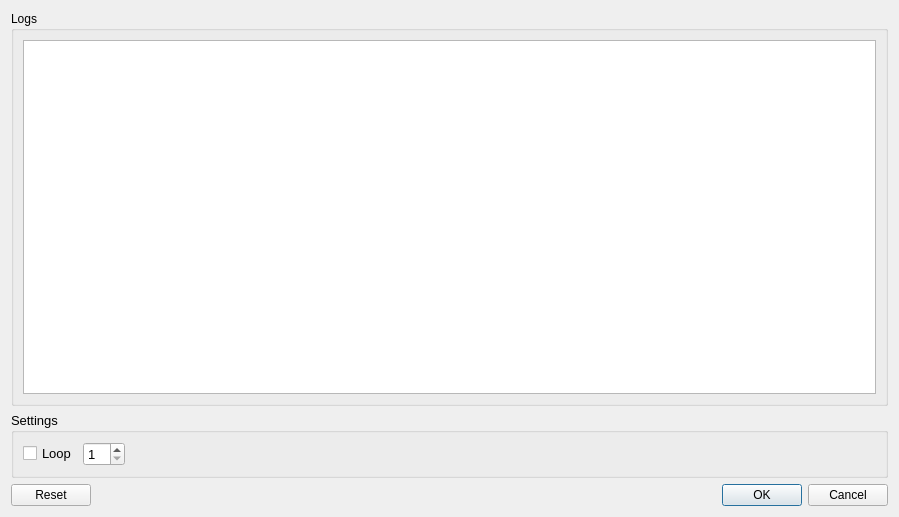
<?xml version="1.0" encoding="UTF-8"?>
<ui version="4.0">
 <class>Form</class>
 <widget class="QWidget" name="Form">
  <property name="geometry">
   <rect>
    <x>0</x>
    <y>0</y>
    <width>899</width>
    <height>517</height>
   </rect>
  </property>
  <property name="windowTitle">
   <string>Main</string>
  </property>
  <property name="windowIcon">
   <iconset>
    <normaloff>../../../Downloads/Gnome_Appointment_Missed_64_16px_532625_easyicon.net.png</normaloff>../../../Downloads/Gnome_Appointment_Missed_64_16px_532625_easyicon.net.png</iconset>
  </property>
  <layout class="QVBoxLayout" name="verticalLayout_3" stretch="1,0,0">
   <item>
    <layout class="QVBoxLayout" name="verticalLayout_2">
     <item>
      <widget class="QGroupBox" name="groupBox">
       <property name="title">
        <string>Logs</string>
       </property>
       <layout class="QVBoxLayout" name="verticalLayout_4">
        <item>
         <widget class="QTextBrowser" name="textBrowser">
          <property name="font">
           <font>
            <pointsize>10</pointsize>
           </font>
          </property>
         </widget>
        </item>
       </layout>
      </widget>
     </item>
    </layout>
   </item>
   <item>
    <layout class="QVBoxLayout" name="verticalLayout">
     <item>
      <widget class="QGroupBox" name="groupBox_2">
       <property name="font">
        <font>
         <pointsize>10</pointsize>
        </font>
       </property>
       <property name="title">
        <string>Settings</string>
       </property>
       <layout class="QHBoxLayout" name="horizontalLayout">
        <item>
         <widget class="QCheckBox" name="checkBox">
          <property name="text">
           <string>Loop</string>
          </property>
         </widget>
        </item>
        <item>
         <widget class="QSpinBox" name="spinBox">
          <property name="minimum">
           <number>1</number>
          </property>
          <property name="maximum">
           <number>30</number>
          </property>
         </widget>
        </item>
        <item>
         <spacer name="horizontalSpacer">
          <property name="orientation">
           <enum>Qt::Horizontal</enum>
          </property>
          <property name="sizeHint" stdset="0">
           <size>
            <width>40</width>
            <height>20</height>
           </size>
          </property>
         </spacer>
        </item>
       </layout>
      </widget>
     </item>
    </layout>
   </item>
   <item>
    <widget class="QDialogButtonBox" name="btBox">
     <property name="standardButtons">
      <set>QDialogButtonBox::Cancel|QDialogButtonBox::Ok|QDialogButtonBox::Reset</set>
     </property>
    </widget>
   </item>
  </layout>
 </widget>
 <resources/>
 <connections/>
</ui>
